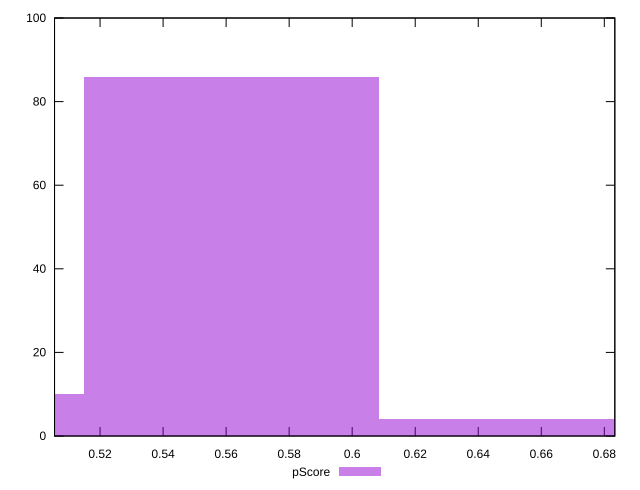

Here is the gnuplot script that generated this plot:
reset

$pScore <<EOF
0.4681585318006348 10
0.5617902381607618 86
0.6554219445208888 4
EOF

set key outside below
set boxwidth 0.09363170636012697
set xrange [0.5055555555555555:0.6833333333333333]
set yrange [0:100]
set trange [0:100]
set style fill transparent solid 0.5 noborder
set terminal svg size 640, 490 enhanced background rgb 'white'
set output "reports/report_00030_2021-02-24T20-42-31.540Z/uses-http2/samples/music/pScore/histogram.svg"

plot $pScore title "pScore" with boxes

reset
